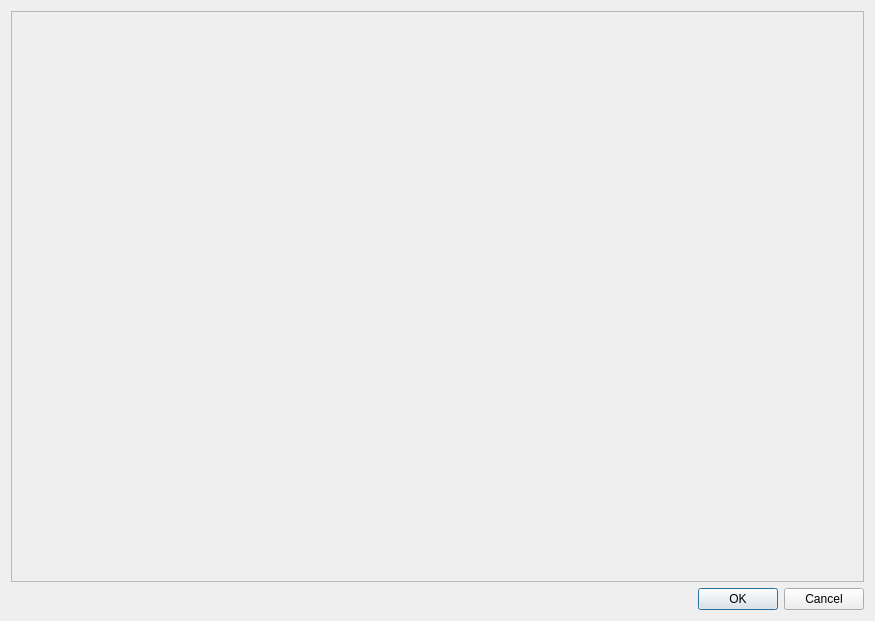
<?xml version="1.0" encoding="UTF-8"?>
<ui version="4.0">
 <class>DialogView</class>
 <widget class="QDialog" name="DialogView">
  <property name="geometry">
   <rect>
    <x>0</x>
    <y>0</y>
    <width>875</width>
    <height>621</height>
   </rect>
  </property>
  <property name="windowTitle">
   <string>Dialog</string>
  </property>
  <layout class="QGridLayout" name="gridLayout">
   <item row="1" column="0">
    <widget class="QDialogButtonBox" name="buttonBox">
     <property name="orientation">
      <enum>Qt::Horizontal</enum>
     </property>
     <property name="standardButtons">
      <set>QDialogButtonBox::Cancel|QDialogButtonBox::Ok</set>
     </property>
    </widget>
   </item>
   <item row="0" column="0">
    <widget class="QScrollArea" name="scrollArea">
     <property name="mouseTracking">
      <bool>true</bool>
     </property>
     <property name="acceptDrops">
      <bool>true</bool>
     </property>
     <property name="widgetResizable">
      <bool>true</bool>
     </property>
     <widget class="QWidget" name="scrollAreaWidgetContents">
      <property name="geometry">
       <rect>
        <x>0</x>
        <y>0</y>
        <width>855</width>
        <height>572</height>
       </rect>
      </property>
      <layout class="QGridLayout" name="gridLayout_3">
       <item row="0" column="0">
        <layout class="QGridLayout" name="gridLayout_2"/>
       </item>
      </layout>
     </widget>
    </widget>
   </item>
  </layout>
 </widget>
 <resources/>
 <connections>
  <connection>
   <sender>buttonBox</sender>
   <signal>accepted()</signal>
   <receiver>DialogView</receiver>
   <slot>accept()</slot>
   <hints>
    <hint type="sourcelabel">
     <x>248</x>
     <y>254</y>
    </hint>
    <hint type="destinationlabel">
     <x>157</x>
     <y>274</y>
    </hint>
   </hints>
  </connection>
  <connection>
   <sender>buttonBox</sender>
   <signal>rejected()</signal>
   <receiver>DialogView</receiver>
   <slot>reject()</slot>
   <hints>
    <hint type="sourcelabel">
     <x>316</x>
     <y>260</y>
    </hint>
    <hint type="destinationlabel">
     <x>286</x>
     <y>274</y>
    </hint>
   </hints>
  </connection>
 </connections>
</ui>
